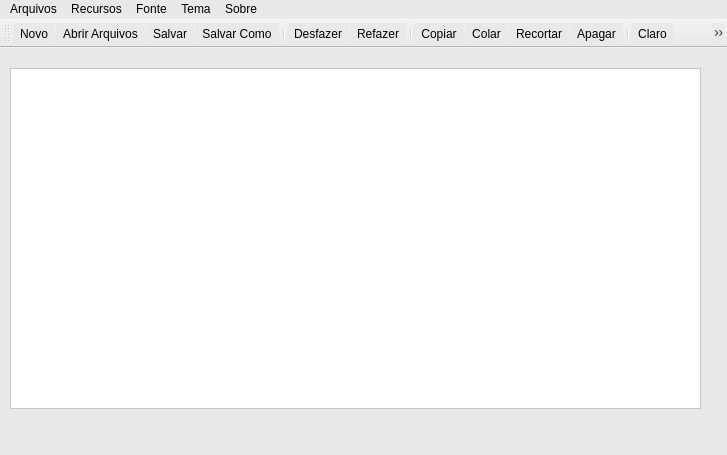
<?xml version="1.0" encoding="UTF-8"?>
<ui version="4.0">
 <class>MainWindow</class>
 <widget class="QMainWindow" name="MainWindow">
  <property name="geometry">
   <rect>
    <x>0</x>
    <y>0</y>
    <width>727</width>
    <height>455</height>
   </rect>
  </property>
  <property name="windowTitle">
   <string>Notepad</string>
  </property>
  <property name="windowIcon">
   <iconset>
    <normaloff>Files/notes.png</normaloff>Files/notes.png</iconset>
  </property>
  <property name="styleSheet">
   <string notr="true">background-color: rgb(233, 233, 233);
selection-background-color: rgb(6, 101, 255);</string>
  </property>
  <property name="toolButtonStyle">
   <enum>Qt::ToolButtonTextUnderIcon</enum>
  </property>
  <widget class="QWidget" name="centralwidget">
   <property name="styleSheet">
    <string notr="true"/>
   </property>
   <widget class="QTextEdit" name="textEdit">
    <property name="geometry">
     <rect>
      <x>10</x>
      <y>20</y>
      <width>691</width>
      <height>341</height>
     </rect>
    </property>
    <property name="font">
     <font>
      <pointsize>13</pointsize>
     </font>
    </property>
    <property name="styleSheet">
     <string notr="true">background-color: rgb(255, 255, 255);</string>
    </property>
   </widget>
  </widget>
  <widget class="QStatusBar" name="statusbar">
   <property name="styleSheet">
    <string notr="true"/>
   </property>
  </widget>
  <widget class="QMenuBar" name="menubar">
   <property name="geometry">
    <rect>
     <x>0</x>
     <y>0</y>
     <width>727</width>
     <height>21</height>
    </rect>
   </property>
   <property name="autoFillBackground">
    <bool>false</bool>
   </property>
   <property name="styleSheet">
    <string notr="true"/>
   </property>
   <widget class="QMenu" name="menuArquivos">
    <property name="font">
     <font>
      <pointsize>13</pointsize>
     </font>
    </property>
    <property name="mouseTracking">
     <bool>true</bool>
    </property>
    <property name="tabletTracking">
     <bool>false</bool>
    </property>
    <property name="acceptDrops">
     <bool>true</bool>
    </property>
    <property name="toolTip">
     <string/>
    </property>
    <property name="statusTip">
     <string/>
    </property>
    <property name="whatsThis">
     <string/>
    </property>
    <property name="autoFillBackground">
     <bool>false</bool>
    </property>
    <property name="styleSheet">
     <string notr="true"/>
    </property>
    <property name="title">
     <string>Arquivos</string>
    </property>
    <addaction name="separator"/>
    <addaction name="actionNovo"/>
    <addaction name="separator"/>
    <addaction name="actionLer_Arquivos"/>
    <addaction name="actionSalvar_Como"/>
    <addaction name="actionSalvar"/>
    <addaction name="separator"/>
    <addaction name="actionSair"/>
   </widget>
   <widget class="QMenu" name="menuSobre">
    <property name="font">
     <font>
      <pointsize>13</pointsize>
     </font>
    </property>
    <property name="mouseTracking">
     <bool>true</bool>
    </property>
    <property name="title">
     <string>Sobre</string>
    </property>
    <addaction name="actionSobre_Dev"/>
    <addaction name="separator"/>
    <addaction name="actionSobre_Qt"/>
   </widget>
   <widget class="QMenu" name="menuTema">
    <property name="font">
     <font>
      <pointsize>11</pointsize>
     </font>
    </property>
    <property name="title">
     <string>Tema</string>
    </property>
    <addaction name="actionClaro"/>
    <addaction name="actionEscuro"/>
    <addaction name="separator"/>
   </widget>
   <widget class="QMenu" name="menuRecursos">
    <property name="font">
     <font>
      <pointsize>13</pointsize>
     </font>
    </property>
    <property name="title">
     <string>Recursos</string>
    </property>
    <addaction name="actionApagar"/>
    <addaction name="actionCopiar"/>
    <addaction name="actionColar"/>
    <addaction name="actionRecortar"/>
    <addaction name="actionRefazer"/>
    <addaction name="actionDesfazer"/>
   </widget>
   <widget class="QMenu" name="menuFonte">
    <property name="font">
     <font>
      <pointsize>13</pointsize>
     </font>
    </property>
    <property name="title">
     <string>Fonte</string>
    </property>
    <addaction name="actionTipo_de_Fonte"/>
    <addaction name="actionCor_da_Fonte_2"/>
   </widget>
   <addaction name="menuArquivos"/>
   <addaction name="menuRecursos"/>
   <addaction name="menuFonte"/>
   <addaction name="menuTema"/>
   <addaction name="menuSobre"/>
  </widget>
  <widget class="QToolBar" name="toolBar">
   <property name="windowTitle">
    <string>toolBar</string>
   </property>
   <property name="styleSheet">
    <string notr="true"/>
   </property>
   <attribute name="toolBarArea">
    <enum>TopToolBarArea</enum>
   </attribute>
   <attribute name="toolBarBreak">
    <bool>false</bool>
   </attribute>
   <addaction name="actionNovo"/>
   <addaction name="actionLer_Arquivos"/>
   <addaction name="actionSalvar"/>
   <addaction name="actionSalvar_Como"/>
   <addaction name="separator"/>
   <addaction name="actionDesfazer"/>
   <addaction name="actionRefazer"/>
   <addaction name="separator"/>
   <addaction name="actionCopiar"/>
   <addaction name="actionColar"/>
   <addaction name="actionRecortar"/>
   <addaction name="actionApagar"/>
   <addaction name="separator"/>
   <addaction name="actionClaro"/>
   <addaction name="actionEscuro"/>
   <addaction name="separator"/>
  </widget>
  <action name="actionSalvar">
   <property name="icon">
    <iconset resource="Arquivos_De_Recursos.qrc">
     <normaloff>:/new/icones/Files/salve-.png</normaloff>:/new/icones/Files/salve-.png</iconset>
   </property>
   <property name="text">
    <string>Salvar</string>
   </property>
   <property name="font">
    <font/>
   </property>
  </action>
  <action name="actionLer_Arquivos">
   <property name="icon">
    <iconset resource="Arquivos_De_Recursos.qrc">
     <normaloff>:/new/icones/Files/pasta (1).png</normaloff>:/new/icones/Files/pasta (1).png</iconset>
   </property>
   <property name="text">
    <string>Abrir Arquivos</string>
   </property>
  </action>
  <action name="actionSobre_Dev">
   <property name="icon">
    <iconset resource="Arquivos_De_Recursos.qrc">
     <normaloff>:/new/icones/Files/dev_24012.png</normaloff>:/new/icones/Files/dev_24012.png</iconset>
   </property>
   <property name="text">
    <string>Sobre Dev</string>
   </property>
   <property name="statusTip">
    <string/>
   </property>
   <property name="whatsThis">
    <string/>
   </property>
   <property name="font">
    <font/>
   </property>
  </action>
  <action name="actionSobre_Qt">
   <property name="icon">
    <iconset resource="Arquivos_De_Recursos.qrc">
     <normaloff>:/new/icones/Files/linguist_qt4_qt_22402.png</normaloff>:/new/icones/Files/linguist_qt4_qt_22402.png</iconset>
   </property>
   <property name="text">
    <string>Sobre Qt</string>
   </property>
  </action>
  <action name="actionEscuro">
   <property name="icon">
    <iconset resource="Arquivos_De_Recursos.qrc">
     <normaloff>:/new/icones/Files/moon_stars_night_midnight_sky_icon_194278.png</normaloff>:/new/icones/Files/moon_stars_night_midnight_sky_icon_194278.png</iconset>
   </property>
   <property name="text">
    <string>Escuro</string>
   </property>
   <property name="font">
    <font/>
   </property>
  </action>
  <action name="actionClaro">
   <property name="icon">
    <iconset resource="Arquivos_De_Recursos.qrc">
     <normaloff>:/new/icones/Files/sol.png</normaloff>:/new/icones/Files/sol.png</iconset>
   </property>
   <property name="text">
    <string>Claro</string>
   </property>
  </action>
  <action name="actionSair">
   <property name="icon">
    <iconset resource="Arquivos_De_Recursos.qrc">
     <normaloff>:/new/icones/Files/ShutDown_41046.png</normaloff>:/new/icones/Files/ShutDown_41046.png</iconset>
   </property>
   <property name="text">
    <string>Sair</string>
   </property>
   <property name="font">
    <font/>
   </property>
  </action>
  <action name="actionApagar">
   <property name="icon">
    <iconset resource="Arquivos_De_Recursos.qrc">
     <normaloff>:/new/icones/Files/gui_eraser_icon_157160.png</normaloff>:/new/icones/Files/gui_eraser_icon_157160.png</iconset>
   </property>
   <property name="text">
    <string>Apagar</string>
   </property>
   <property name="font">
    <font/>
   </property>
  </action>
  <action name="actionSalvar_Como">
   <property name="icon">
    <iconset resource="Arquivos_De_Recursos.qrc">
     <normaloff>:/new/icones/Files/diskette_save_saveas_1514.png</normaloff>:/new/icones/Files/diskette_save_saveas_1514.png</iconset>
   </property>
   <property name="text">
    <string>Salvar Como</string>
   </property>
  </action>
  <action name="actionNovo">
   <property name="icon">
    <iconset resource="Arquivos_De_Recursos.qrc">
     <normaloff>:/new/icones/Files/novo-documento.png</normaloff>:/new/icones/Files/novo-documento.png</iconset>
   </property>
   <property name="text">
    <string>Novo</string>
   </property>
  </action>
  <action name="actionCopiar">
   <property name="icon">
    <iconset resource="Arquivos_De_Recursos.qrc">
     <normaloff>:/new/icones/Files/1455554314_line-15_icon-icons.com_53330.png</normaloff>:/new/icones/Files/1455554314_line-15_icon-icons.com_53330.png</iconset>
   </property>
   <property name="text">
    <string>Copiar</string>
   </property>
  </action>
  <action name="actionColar">
   <property name="icon">
    <iconset resource="Arquivos_De_Recursos.qrc">
     <normaloff>:/new/icones/Files/copy_paste_document_file_1557.png</normaloff>:/new/icones/Files/copy_paste_document_file_1557.png</iconset>
   </property>
   <property name="text">
    <string>Colar</string>
   </property>
  </action>
  <action name="actionRecortar">
   <property name="icon">
    <iconset resource="Arquivos_De_Recursos.qrc">
     <normaloff>:/new/icones/Files/cut.png</normaloff>:/new/icones/Files/cut.png</iconset>
   </property>
   <property name="text">
    <string>Recortar</string>
   </property>
  </action>
  <action name="actionRefazer">
   <property name="icon">
    <iconset resource="Arquivos_De_Recursos.qrc">
     <normaloff>:/new/icones/Files/redoarrow_rehace_1547.png</normaloff>:/new/icones/Files/redoarrow_rehace_1547.png</iconset>
   </property>
   <property name="text">
    <string>Refazer</string>
   </property>
  </action>
  <action name="actionDesfazer">
   <property name="icon">
    <iconset resource="Arquivos_De_Recursos.qrc">
     <normaloff>:/new/icones/Files/undoarrow_undo_1534.png</normaloff>:/new/icones/Files/undoarrow_undo_1534.png</iconset>
   </property>
   <property name="text">
    <string>Desfazer</string>
   </property>
  </action>
  <action name="actionTipo_de_Fonte">
   <property name="icon">
    <iconset resource="Arquivos_De_Recursos.qrc">
     <normaloff>:/new/icones/Files/fonts_font__6310.png</normaloff>:/new/icones/Files/fonts_font__6310.png</iconset>
   </property>
   <property name="text">
    <string>Tipo de Fonte</string>
   </property>
  </action>
  <action name="actionCor_da_Fonte_2">
   <property name="icon">
    <iconset resource="Arquivos_De_Recursos.qrc">
     <normaloff>:/new/icones/Files/paint-palette.png</normaloff>:/new/icones/Files/paint-palette.png</iconset>
   </property>
   <property name="text">
    <string>Cor da Fonte</string>
   </property>
  </action>
 </widget>
 <resources>
  <include location="Arquivos_De_Recursos.qrc"/>
 </resources>
 <connections/>
</ui>
